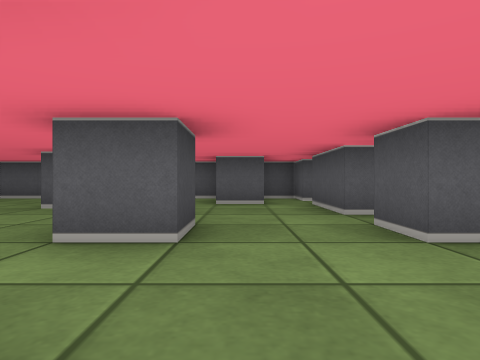
[1] (above)

21 first-person views from a walk through a cub3D level. The camera is about half as high as the walls, looks level and sees 75° across. The floor is counted in squares. Each view is taken from the middle of a square. On the plan, view 1 faces up. The plan holds only what a view shows up to about 9 squares ahead; the rest is blank.

[2]
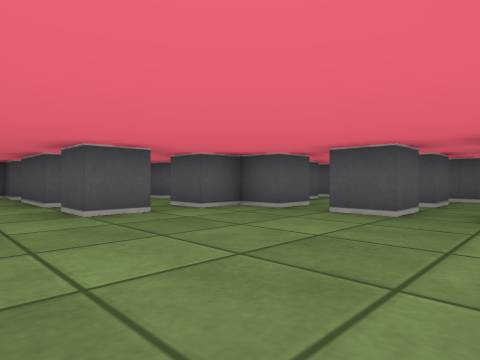

[3]
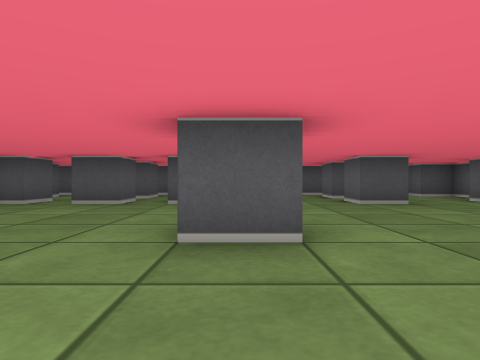

[4]
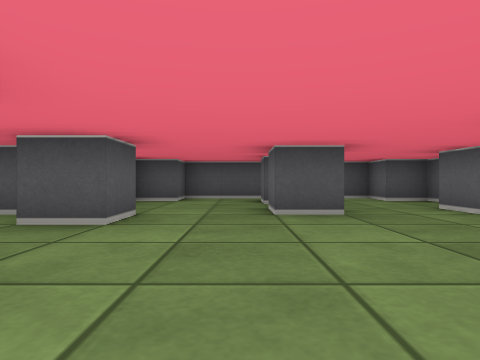

[5]
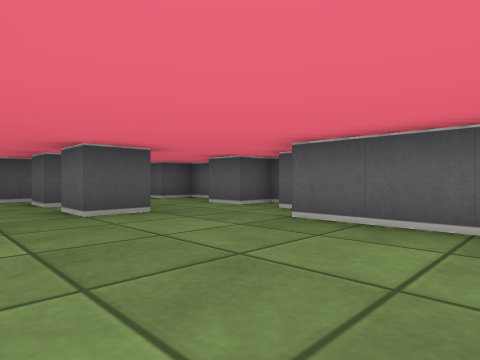

[6]
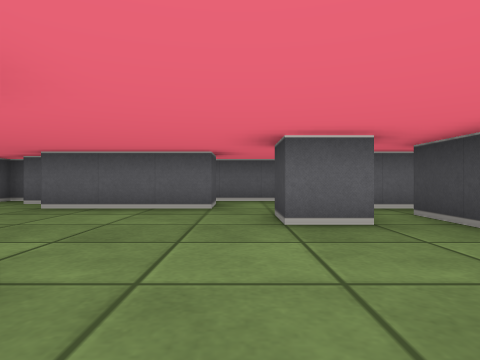

[7]
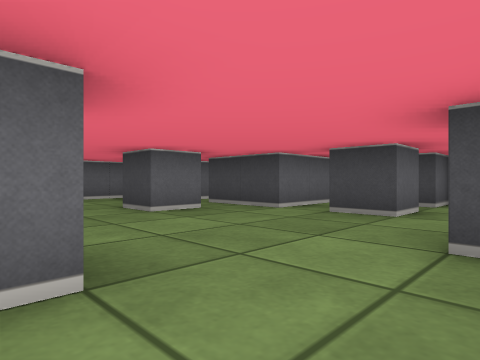

[8]
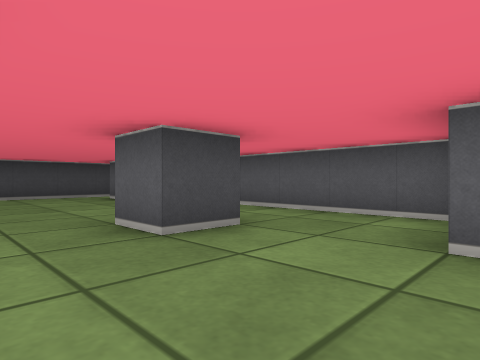

[9]
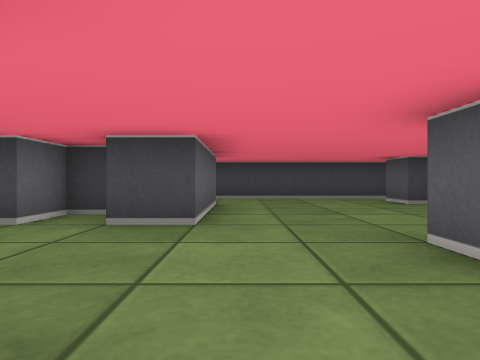

[10]
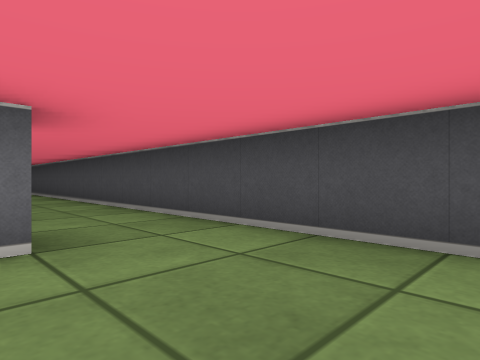

[11]
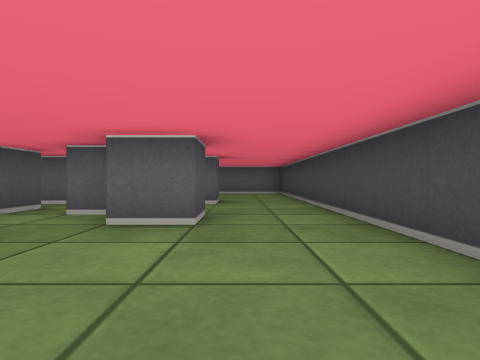

[12]
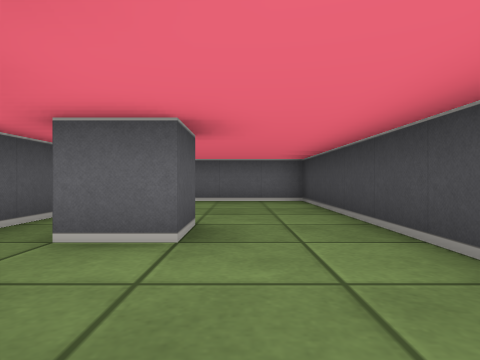

[13]
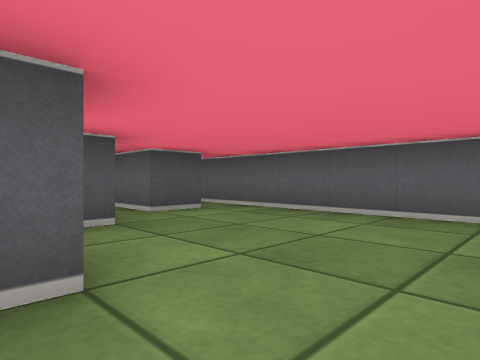

[14]
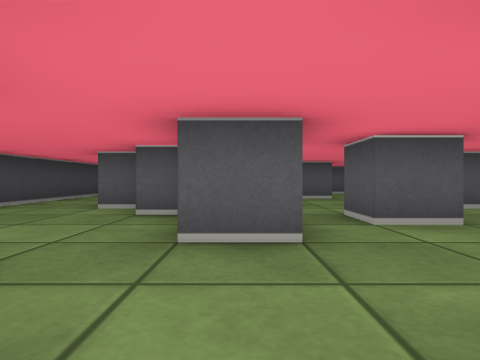

[15]
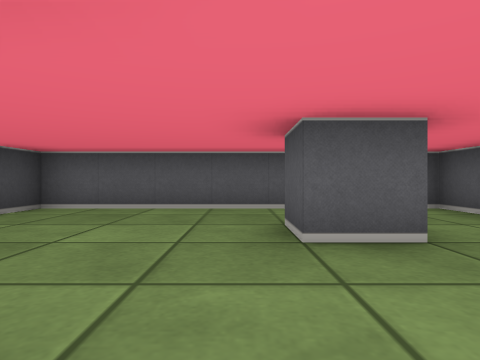

[16]
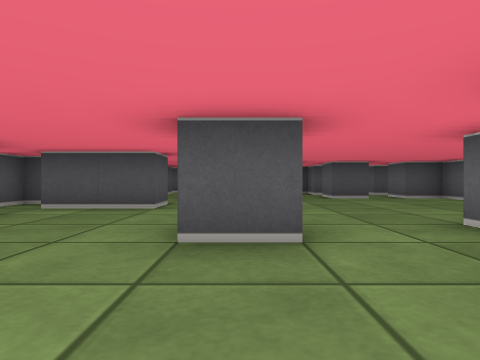

[17]
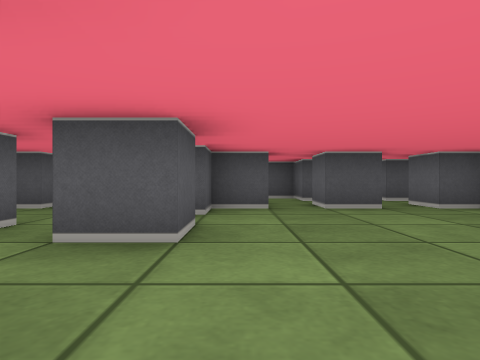

[18]
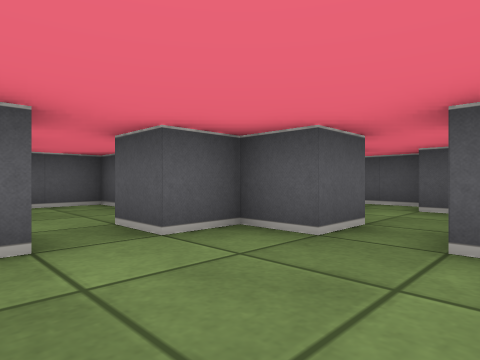

[19]
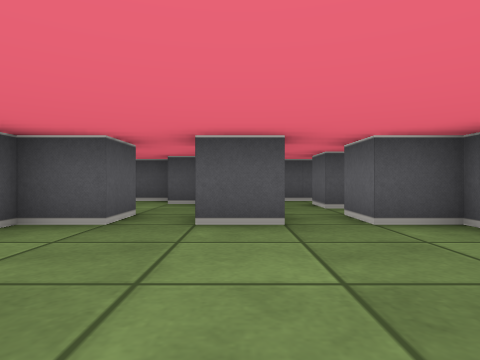

[20]
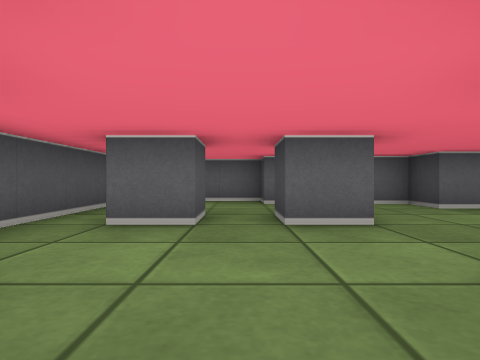

[21]
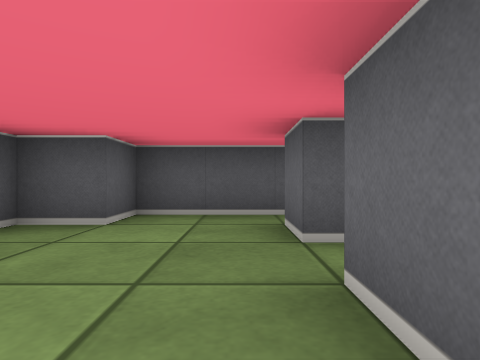

### Floor plan
Ten units are one square. View 1 is at (0, 0); x grows to the right and y downward. Boxes are objects, and circles mark ways between rooms. Rooms are numbered by the first view taken in them; rooms with no view inside come last. Other rooms are left out.
<svg viewBox="-100 -90 190 191">
<path fill="none" stroke="#000" d="M-24 -5 -35 -5 -35 -15M-5 -35 -5 -25 -15 -25 -15 -35M5 35 5 25M25 -25 15 -25 15 -35M-45 5 -55 5M25 -45 15 -45 15 -65M55 5 45 5 45 -5 55 -5M-45 35 -45 25 -35 25 -35 35M45 35 35 35 35 25 45 25 45 15 55 15M55 -15 45 -15 45 -25 35 -25 35 -35M-55 -21 -55 -15M-25 55 -15 55 -15 65M5 -65 -5 -65M65 21 65 15 75 15M-25 -65 -25 -55 -35 -55 -35 -65M-54 45 -35 45 -35 65M45 -55 45 -65 32 -65M-5 75 25 75 25 85 35 85M-5 -75 -5 -85 -75 -85 -75 -75 -85 -75M75 5 65 5 65 -5 75 -5 75 -15M15 -75 15 -85 6 -85M45 66 45 55 55 55 55 65M76 -25 70 -25M-75 -35 -45 -35 -45 -25M85 18 85 2M65 65 65 55 75 55M45 96 45 85 55 85 55 95 75 95 75 85 85 85 85 35 75 35 75 25M-95 -80 -95 -45M-68 -25 -75 -25M-59 -15 -65 -15M-75 15 -65 15M-95 -45 -95 5M-65 25 -55 25M-75 55 -75 45 -65 45M-55 65 -55 52M-75 25 -75 15M-45 85 -45 75 -31 75M-95 5 -95 95 -46 95M-5 84 -5 75M-46 95 -4 95"/>
<circle cx="-50" cy="10" r="3" fill="#2a7"/>
<circle cx="-85" cy="-45" r="3" fill="#2a7"/>
<circle cx="-40" cy="70" r="3" fill="#2a7"/>
<circle cx="-60" cy="40" r="3" fill="#2a7"/>
<circle cx="-15" cy="80" r="3" fill="#2a7"/>
<circle cx="-85" cy="10" r="3" fill="#2a7"/>
<circle cx="-35" cy="90" r="3" fill="#2a7"/>
<text x="0" y="0">1</text>
<text x="-80" y="-10">2</text>
<text x="-70" y="60">3</text>
<text x="-10" y="90">4</text>
</svg>
Room 1 opens to room 2. Room 1 opens to room 3. Room 1 opens to room 4. Room 2 opens to room 3. Room 3 opens to room 4.

Where each view was taken, in squares from view 1:
view 1: 0 up, 0 right, facing up
view 2: 2 down, 0 right, facing up-right
view 3: 3 down, 2 left, facing right
view 4: 5 down, 0 right, facing right
view 5: 4 down, 0 right, facing down-right
view 6: 2 down, 1 left, facing down
view 7: 1 down, 1 right, facing down-left
view 8: 4 up, 0 right, facing up-left
view 9: 4 up, 1 left, facing left
view 10: 6 up, 7 left, facing down-left
view 11: 2 up, 8 left, facing down
view 12: 2 down, 8 left, facing down
view 13: 5 down, 9 left, facing down-right
view 14: 3 down, 5 left, facing up
view 15: 3 up, 4 left, facing up
view 16: 3 up, 4 left, facing right
view 17: 2 up, 1 left, facing right
view 18: 0 up, 2 right, facing up-right
view 19: 0 up, 1 right, facing right
view 20: 2 down, 6 right, facing down
view 21: 5 down, 4 right, facing right
